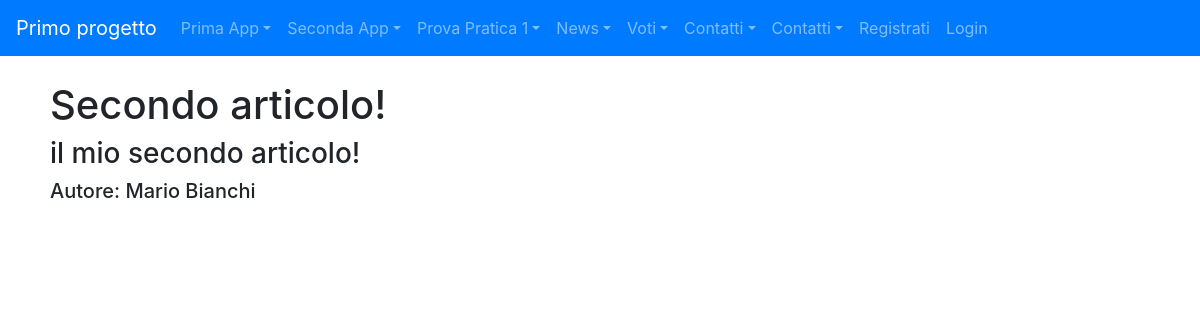
Before: /news/articolo/2 with the older database file.
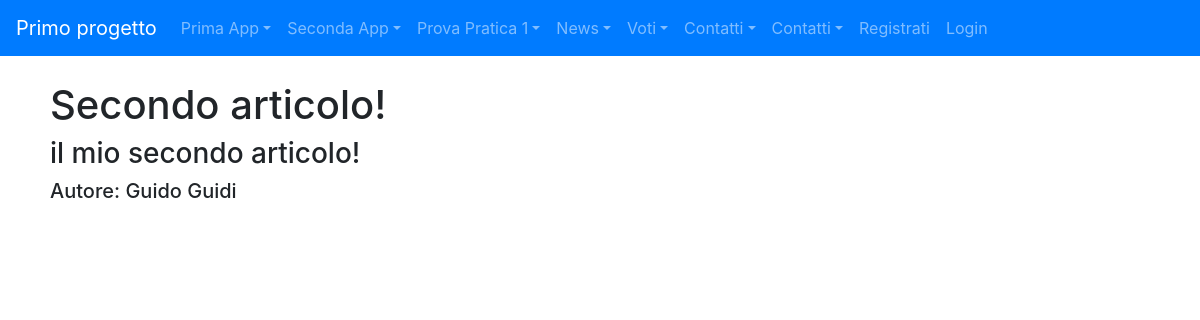
After: the same page with the newer database file.
### news/models.py (models this page shows, shortened)
class Articolo(models.Model):
    titolo=models.CharField(max_length=100)
    contenuto=models.TextField()
    giornalista=models.ForeignKey(Giornalista, on_delete=models.CASCADE, related_name="articoli")
    data=models.DateField(blank=True)
    visualizzazioni=models.IntegerField(default=0, blank=True)
    class Meta:
        verbose_name="Articolo"
        verbose_name_plural="Articoli"

class Giornalista(models.Model):
    nome=models.CharField(max_length=20)
    cognome=models.CharField(max_length=20)
    anno_di_nascita=models.DateField(blank=True)
    def __str__(self):
        return self.nome +" "+self.cognome
    class Meta:
        verbose_name="Giornalista"
        verbose_name_plural="Giornalisti"

### news/views.py (the view)
# urls.py: path("articolo/<int:pk>", articoloDetailView, name="articolo_detail"),
def articoloDetailView(request, pk):
    articolo=get_object_or_404(Articolo, pk=pk)
    context={"articolo":articolo}
    return render(request, "articolo_detail.html", context)

### news/templates/news/articolo_detail.html (shortened to what this page needs)
{% extends 'base.html' %}
{% block content %}
    <h1>{{articolo.titolo}}</h1>
    <h3>{{articolo.contenuto}}</h3>
    <h5>Autore: {{articolo.giornalista}}</h5>
{% endblock content%}

Changed rows visible on the page:
changed Articolo "Secondo articolo!": giornalista "Mario Bianchi" → "Guido Guidi"
